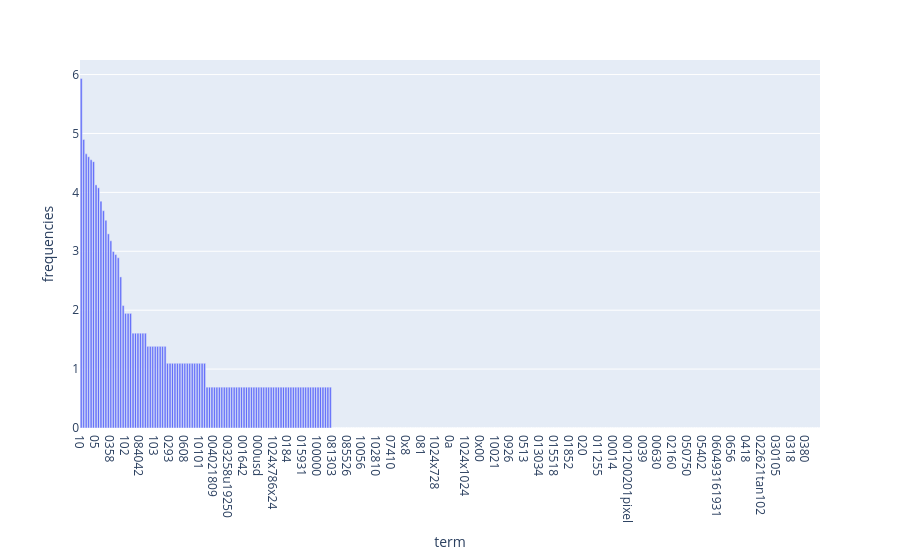

Here is the notebook cell this chart was saved with:
### Markdown cell above
### >>> **Exercise 15 (take home):** 
You can copy the code from the previous exercise and change the 'term_frequencies' variable for the 'term_frequencies_log', comment about the differences that you observe and talk about other possible insights that we can get from a log distribution.

### Code cell
# Answer here
term_frequencies_log_df = pd.DataFrame(count_vect.get_feature_names_out()[:300], columns = ['term'])
term_frequencies_log_df['frequencies'] = term_frequencies_log[:300]

fig = px.bar(term_frequencies_log_df.sort_values(by=["frequencies"], ascending=False), x='term', y='frequencies')
fig.show()

### Figure 1 — Plotly figure (JSON) as saved in the notebook; plotly's stock layout.template omitted (floating-point values rounded to 4 significant figures; data arrays with more than 128 entries replaced by an {"elided": "..."} marker saying what was removed)
{"data": [{"alignmentgroup": "True", "hovertemplate": "term=%{x}<br>frequencies=%{y}<extra></extra>", "legendgroup": "", "marker": {"color": "#636efa", "pattern": {"shape": ""}}, "name": "", "offsetgroup": "", "orientation": "v", "showlegend": false, "textposition": "auto", "type": "bar", "x": {"elided": "300 str values"}, "xaxis": "x", "y": {"elided": "300 float values"}, "yaxis": "y"}], "layout": {"barmode": "relative", "legend": {"tracegroupgap": 0}, "margin": {"t": 60}, "xaxis": {"anchor": "y", "domain": [0, 1], "title": {"text": "term"}}, "yaxis": {"anchor": "x", "domain": [0, 1], "title": {"text": "frequencies"}}}}
